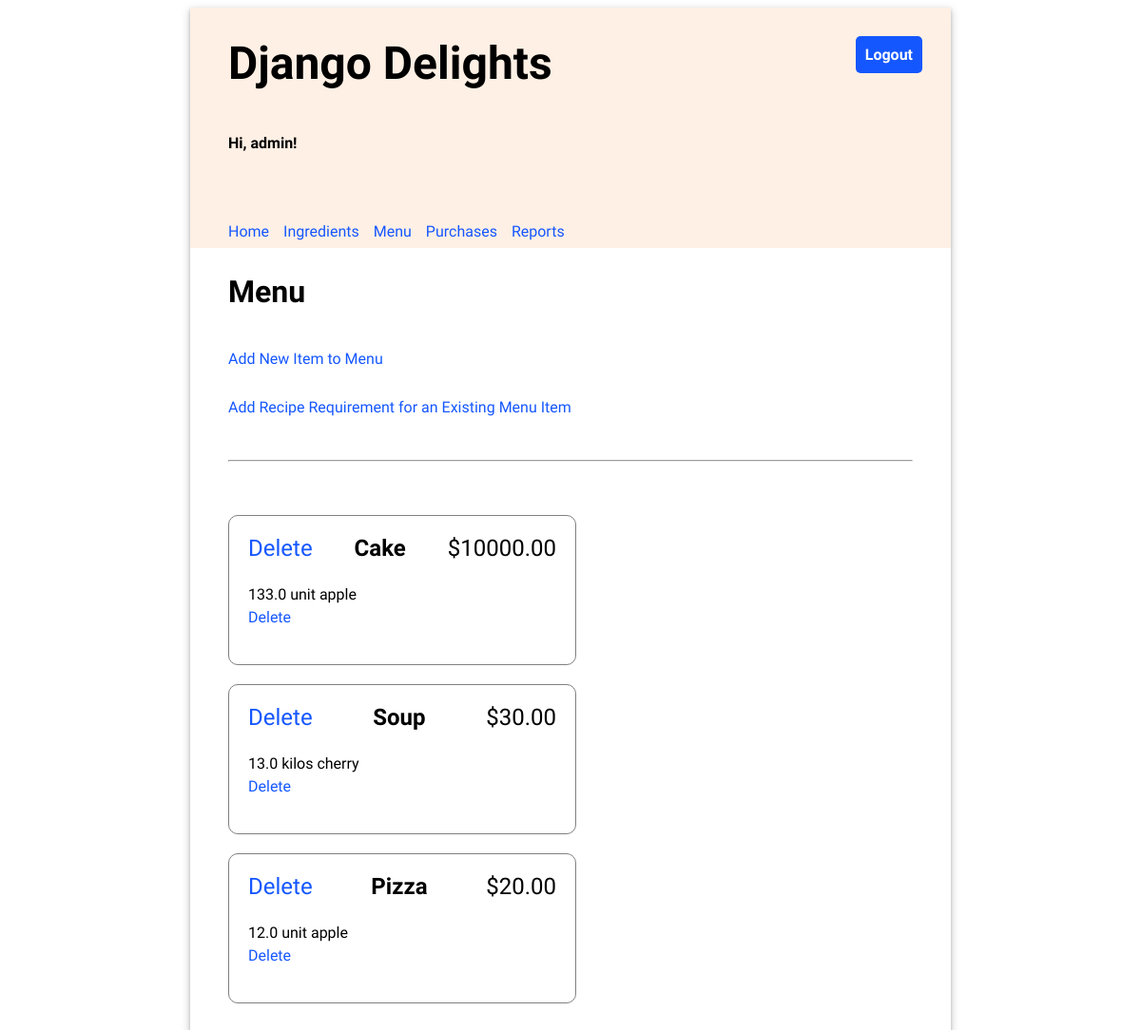
/menu/ (signed in), run on an earlier commit of the app's database.
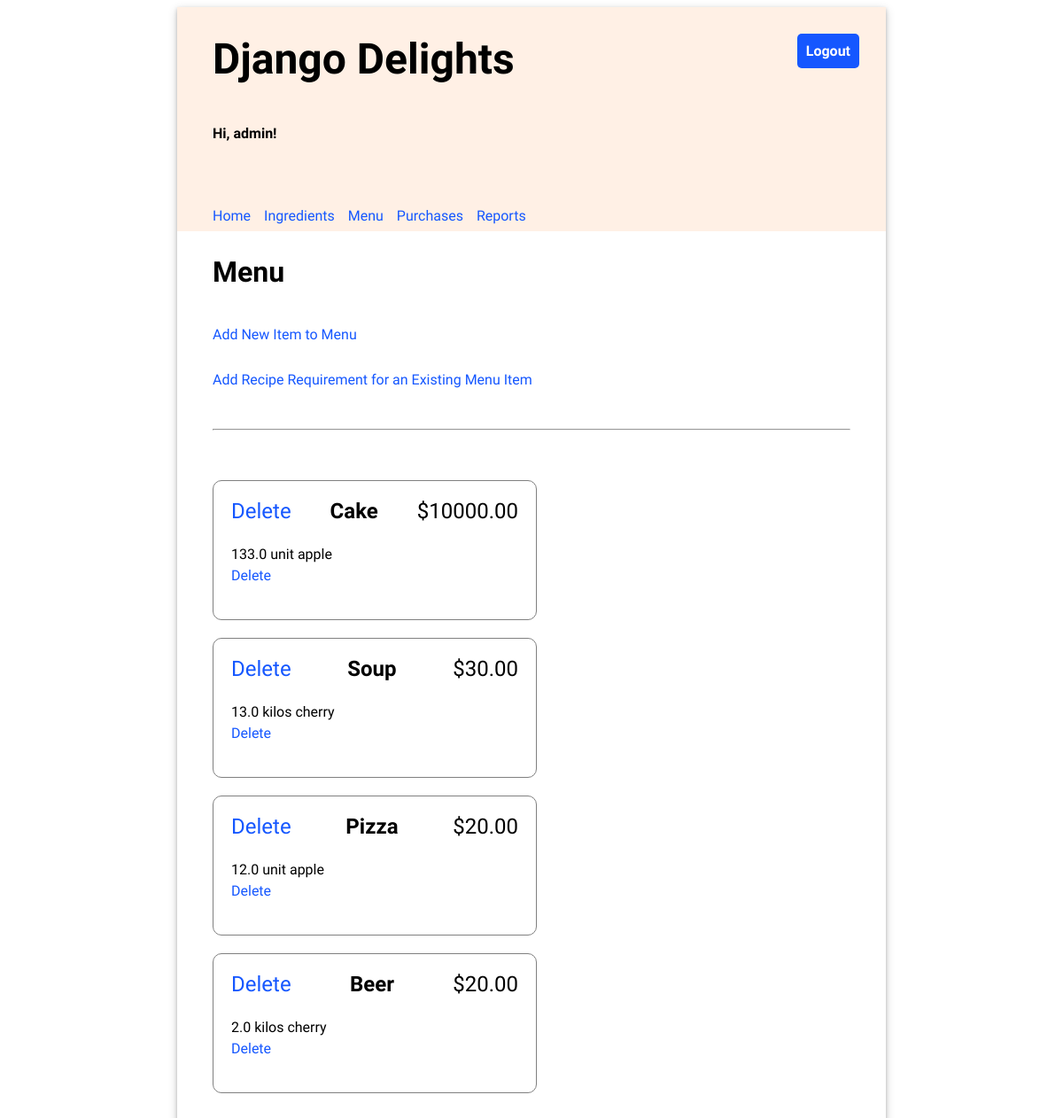
And on a later commit of the database.
### inventory/models.py (models this page shows, shortened)
class MenuItem(models.Model):
    id = models.AutoField(primary_key=True)
    title = models.CharField(max_length=200, unique=True)
    price = models.FloatField(default=0.00)

class RecipeRequirement(models.Model):
    id = models.AutoField(primary_key=True)
    menu_item = models.ForeignKey(MenuItem, on_delete=models.CASCADE)
    ingredient = models.ForeignKey(Ingredient, on_delete=models.CASCADE)
    quantity = models.FloatField(default=0)

class Ingredient(models.Model):
    id = models.AutoField(primary_key=True)
    name = models.CharField(max_length=200, unique=True)
    quantity = models.FloatField(default=0)
    unit = models.CharField(max_length=200)
    price_per_unit = models.FloatField(default=0)

### inventory/views.py (the view)
# urls.py: path('menu/', views.MenuList.as_view(), name="menu"),
class MenuList(LoginRequiredMixin, generic.ListView):
    template_name = "inventory/menu_list.html"
    model = MenuItem
    context_object_name = 'object_list'
    def get_context_data(self, **kwargs):
        context = super().get_context_data(**kwargs)
        context['objects'] = MenuItem.objects.all()
        return context

### templates/inventory/menu_list.html (shortened to what this page needs)
{% extends '../base.html' %}
{% load static %}
{% block content %}
    <h2>Menu</h2>
    <p><a href="{% url 'inventory:add_menu_item' %}">Add New Item to Menu</a></p>
    <p><a href="{% url 'inventory:add_recipe_requirement' %}">Add Recipe Requirement for an Existing Menu Item</a></p>
    <hr/>
    <ul class="menu-items">
    {% for menu_item in object_list %}
        <li>
            <div class="menu-item-header">
                <td class="price"><a href="{% url 'inventory:delete_menu' menu_item.id %}">Delete</a></td>
                <div class="menu-item-title">{{ menu_item.title }}</div>
                <div class="menu-item-price">${{ menu_item.price|stringformat:".2f" }}</div>
            </div>
            <ul class="menu-item-ingredients">
                {% for recipe_requirement in menu_item.reciperequirement_set.all %}
                <li>{{ recipe_requirement.quantity }} {{recipe_requirement.ingredient.unit }} {{ recipe_requirement.ingredient.name }}</li>
                <td class="price"><a href="{% url 'inventory:delete_recipe_requirement' recipe_requirement.id %}">Delete</a></td>
                {% endfor %}
            </ul>
        </li>
    {% endfor %}
    </ul>
{% endblock %}

What changed in the data, as far as the page shows it:
added MenuItem: title "Beer", price "20.00"
added RecipeRequirement: quantity "2.0", ingredient.unit "kilos", ingredient.name "cherry", shown under "Beer"
